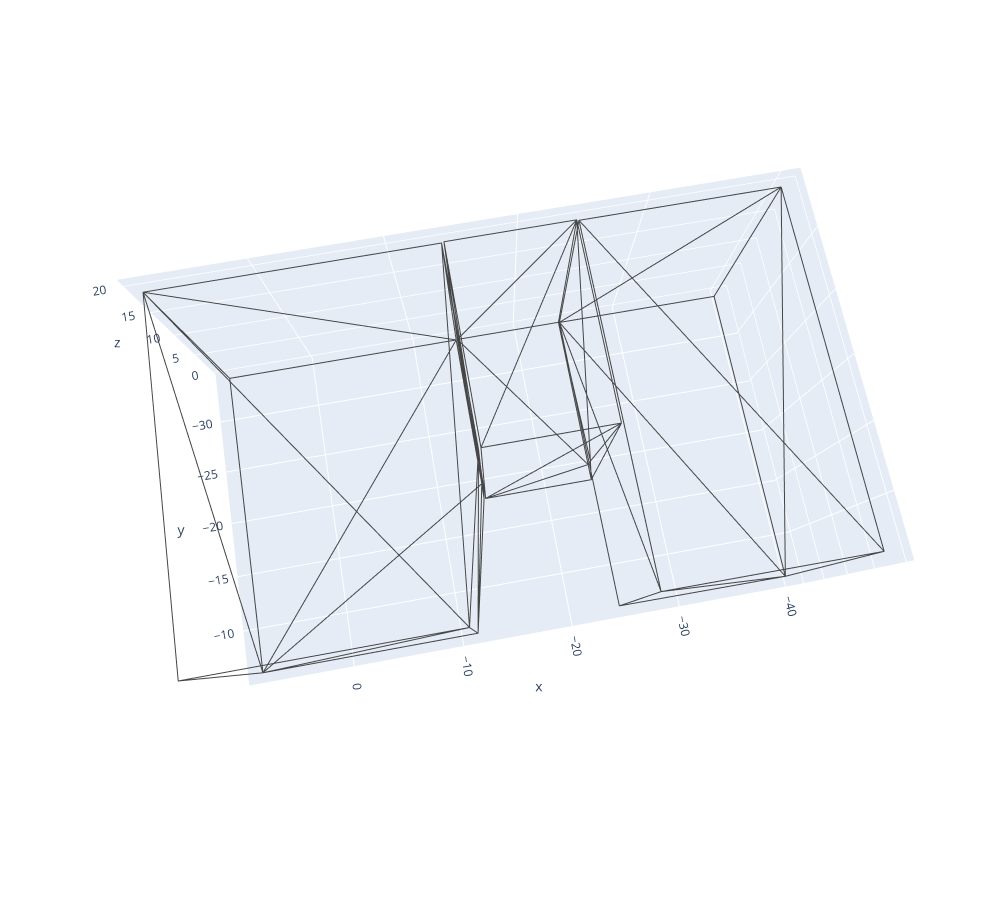

This figure's notebook cell:
### Markdown cell above
## Visualize Decomposition

### Code cell
plots.plot_mesh(np.sum(decomposed_mesh_pieces))

### Figure 1 — Plotly figure (JSON) as saved in the notebook; plotly's stock layout.template omitted (floating-point values rounded to 4 significant figures; data arrays with more than 128 entries replaced by an {"elided": "..."} marker saying what was removed)
{"data": [{"line": {"color": "rgb(70,70,70)", "width": 2}, "mode": "lines", "showlegend": false, "type": "scatter3d", "x": {"elided": "240 float values"}, "y": {"elided": "240 float values"}, "z": {"elided": "240 float values"}}], "layout": {"autosize": false, "height": 900, "margin": {"b": 100, "l": 50, "pad": 4, "r": 50, "t": 100}, "scene": {"aspectmode": "data", "aspectratio": {"x": 1.59, "y": 0.9262, "z": 0.6791}, "camera": {"center": {"x": 0, "y": 0, "z": 0}, "eye": {"x": 0.08692, "y": 0.4827, "z": 2.109}, "projection": {"type": "perspective"}, "up": {"x": 0, "y": 0, "z": 1}}}, "width": 1000}}
